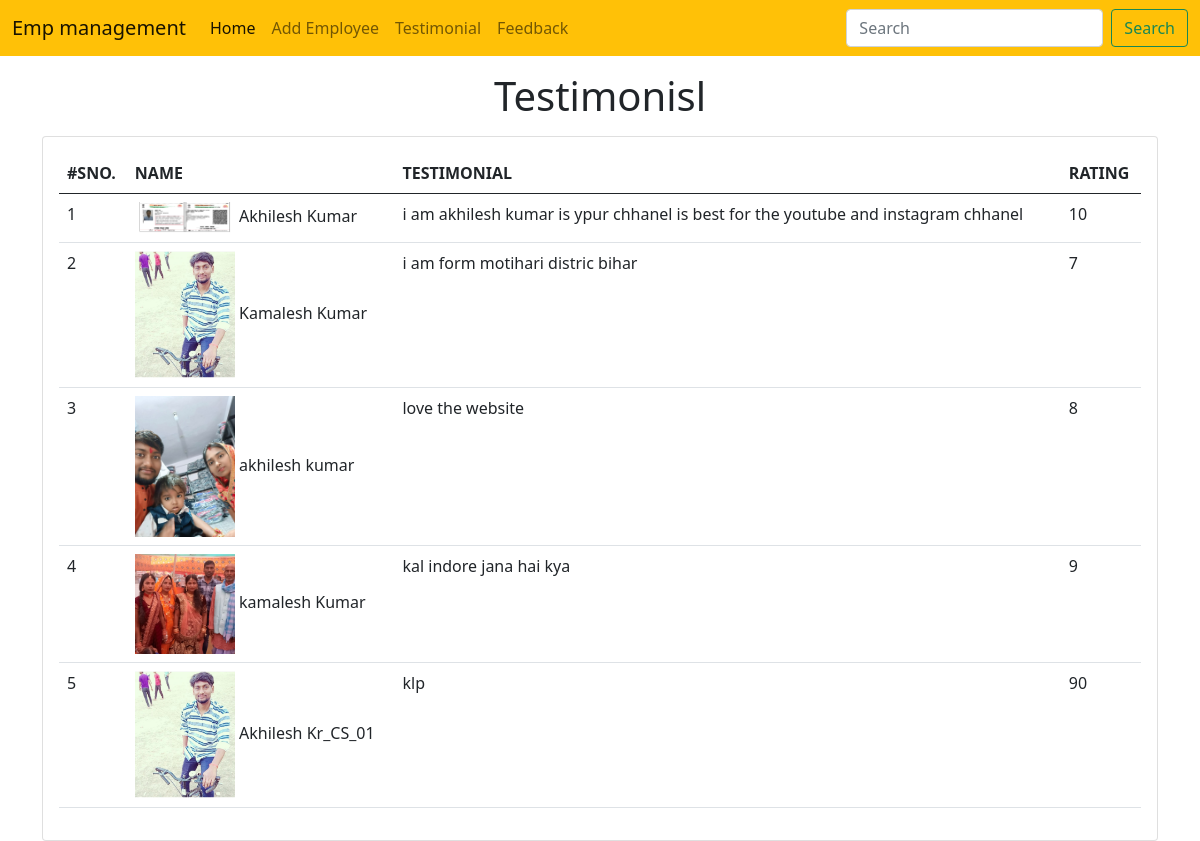
Page /emp/testimonials/ on the committed database.
### emp/models.py (models this page shows, shortened)
class Testimonial(models.Model):
    name=models.CharField(max_length=200)
    testimonial=models.TextField()
    picture=models.ImageField(upload_to="testimonials/")
    rating=models.IntegerField(max_length=1)

### emp/views.py (the view)
# urls.py: path("testimonials/", testimonials),
def testimonials(request):
    testi=Testimonial.objects.all()
    return render(request,"emp/testimonials.html",{
        'testi':testi
    })

### templates/emp/testimonials.html (shortened to what this page needs)
<!doctype html>
<html lang="en">
  <head>
    <link href="https://cdn.jsdelivr.net/npm/bootstrap@5.0.2/dist/css/bootstrap.min.css" rel="stylesheet">
  </head>
  <body>
     {% include 'emp/Navbar.html' %}
    <h1 class="text-center my-3">Testimonisl</h1>
    <div class="container">
        <div class="row">
            <div class="col-md-12">
                <div class="card">
                    <div class="card-body">
                        <table class="table">
                            <thead>
                                <tr>
                                    <th>#SNO.</th>
                                    <th>NAME</th>
                                    <th>TESTIMONIAL</th>
                                    <th>RATING</th>
                                </tr>
                            </thead>
                            <tbody>
                                {% for t in testi  %}
                                <tr>
                                    <td>{{ forloop.counter}}</td>
                                    <td>
                                        <img style="max-width: 100px;" src="/media/{{t.picture}}" alt="">
                                        {{t.name}}</td>
                                    <td>{{t.testimonial}}</td>
                                    <td>{{t.rating}}</td>
                                </tr>
                                {% endfor %}
                            </tbody>
                        </table>
                    </div>
                </div>
            </div>
        </div>
    </div>
  </body>
</html>

### templates/emp/Navbar.html (shortened to what this page needs)
 <nav class="navbar navbar-expand-lg navbar-light bg-warning">
    <div class="container-fluid">
      <a class="navbar-brand" href="#">Emp management</a>
      <div class="collapse navbar-collapse" id="navbarSupportedContent">
        <ul class="navbar-nav me-auto mb-2 mb-lg-0">
          <li class="nav-item">
            <a class="nav-link active" aria-current="page" href="/emp/home/">Home</a>
          </li>
          <li class="nav-item">
            <a class="nav-link" href="/emp/add-emp/">Add Employee</a>
          </li>
          <li class="nav-item">
            <a class="nav-link" href="/emp/testimonials/">Testimonial</a>
          </li>
          <li class="nav-item">
            <a class="nav-link" href="/emp/feedback/">Feedback</a>
          </li>
        </ul>
        <form class="d-flex">
          <input class="form-control me-2" type="search" placeholder="Search" aria-label="Search">
          <button class="btn btn-outline-success" type="submit">Search</button>
        </form>
      </div>
    </div>
  </nav>

### rows in the picture
Testimonial: picture (picture), name "Akhilesh Kumar", testimonial "i am akhilesh kumar is ypur chhanel is best for the youtube and instagram chhanel", rating "10"
Testimonial: picture (picture), name "Kamalesh Kumar", testimonial "i am form motihari distric bihar", rating "7"
Testimonial: picture (picture), name "akhilesh kumar", testimonial "love the website", rating "8"
Testimonial: picture (picture), name "kamalesh Kumar", testimonial "kal indore jana hai kya", rating "9"
Testimonial: picture (picture), name "Akhilesh Kr_CS_01", testimonial "klp", rating "90"
